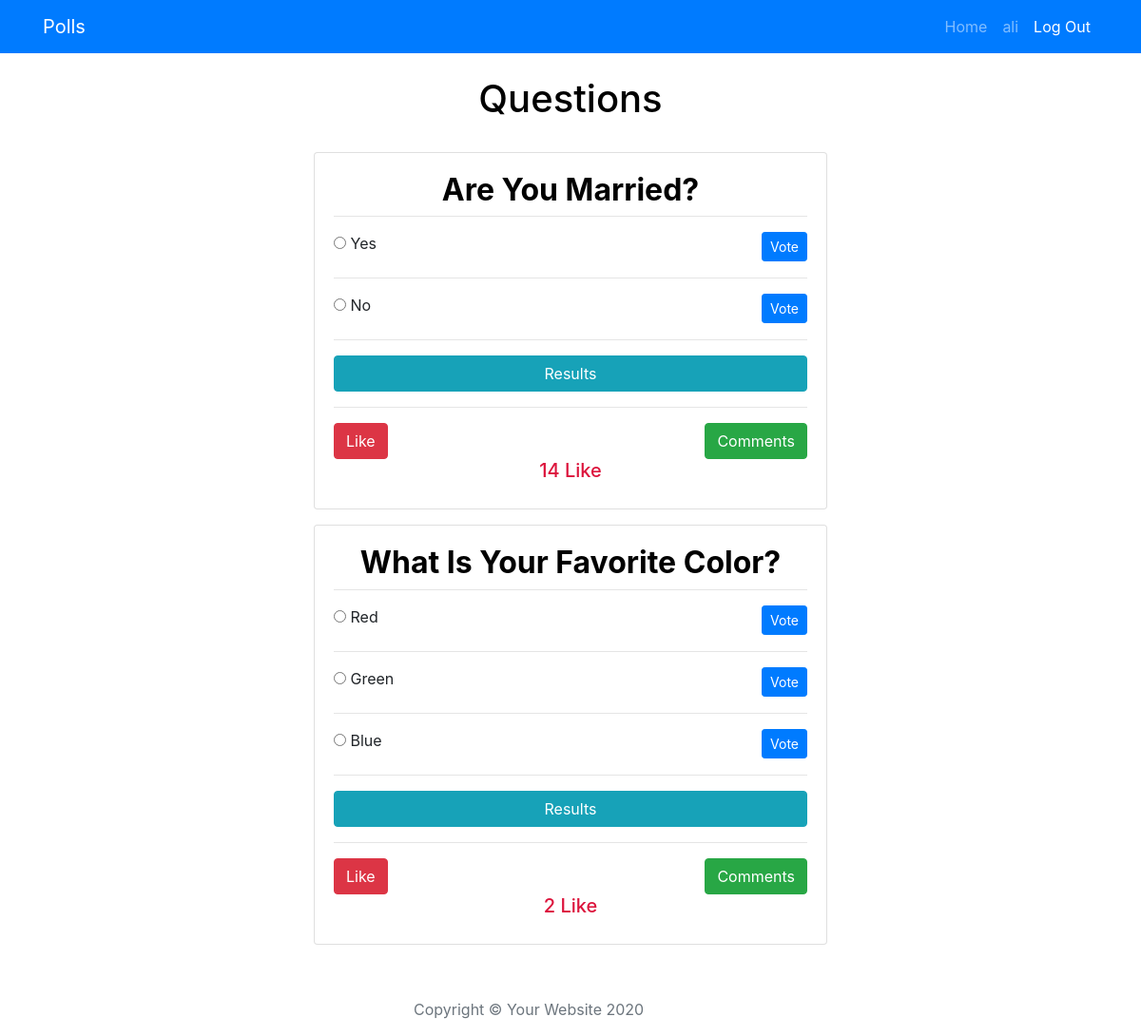
The app's page / (signed in) with its own data.
### blog/models.py (models this page shows, shortened)
class Question(models.Model):
    questionText = models.TextField(null=True)
    datePublished = models.DateTimeField(auto_now_add=True)
    likes = models.IntegerField(default=0, null=True)

class Choices(models.Model):
    choiceText = models.CharField(null=True, max_length=400)
    question = models.ForeignKey(Question,on_delete=models.CASCADE)
    vote = models.IntegerField(default=0)

### blog/views.py (the view)
# urls.py: path('',homePage, name = 'home'),
@login_required(login_url='login')
def homePage(request):
    question = Question.objects.all()
    latest_question_list = Question.objects.order_by('datePublished')[:5]
    context = {
        'question':latest_question_list
    }
    return render(request,'blog/home.html',context)

### blog/templates/blog/home.html (shortened to what this page needs)
{% extends 'blog/base.html' %}
{% block content %}
    <br>
    <a href="{% url 'home' %}" style="color: black;">
    <h1 class='text-center'>Questions</h1>
    </a>
    <br>
    <div class="container">
        <div class="row">
            <div class="col-md-6 m-auto">
                {% for i in question %}
                    <div class="card mb-3">
                        <div class="card-body">
                            <a href="{% url 'detail' i.pk %}" style="color: black;">
                            <h2 class="text-center"><strong>{{ i.questionText }}</strong></h2>
                            <hr class='mt-2 mb-3'>
                            </a>
                            {% for choice in i.choices_set.all %}
                                <form action="{% url 'vote' i.id %}" method="post">
                                        <input type="radio" name="choice" id="choice{{ forloop.counter }}" value="{{ choice.id }}">
                                        <label>{{ choice.choiceText }}</label>
                                        <input type="submit" value="Vote" class="float-right btn btn-primary btn-sm" onclick="myFunction()">
                                    </form>
                                <hr>
                            {% endfor %}
                            <a href="{% url 'results' i.id %}" class="inline btn btn-info btn-block">Results</a>
                            <hr>
                            <a href="{% url 'comments' i.id %}" class="btn btn-success btn-m float-right">Comments</a>
                            <form action="{% url 'like' i.id %}" method="post">
                                  <input type="submit" value="Like" class="btn btn-danger btn-m d-flex justify-content-between">
                            </form>
                              <h5 class="text-center" style="color: crimson;">{{ i.likes }} Like</h5>
                        </div>
                    </div>
                {% endfor %}
{% endblock %}

### blog/templates/blog/base.html (shortened to what this page needs)
{% load static %}
<!DOCTYPE html>
<html lang="en">
<head>
    <link rel="stylesheet" href="https://maxcdn.bootstrapcdn.com/bootstrap/4.0.0/css/bootstrap.min.css">
</head>
<body>
    <nav class="navbar navbar-expand-lg navbar-dark bg-primary" id="mainNav">
        <div class="container">
          <a class="navbar-brand" href="{% url 'home' %}">Polls</a>
          <div class="collapse navbar-collapse" id="navbarResponsive">
            <ul class="navbar-nav ml-auto">
              <li class="nav-item">
                <a class="nav-link" href='{% url "home" %}'>Home</a>
              </li>
              <li class="nav-item">
                <a class="nav-link" href="">{{ request.user }}</a>
              </li>
              <li class="nav-item">
                <a class="nav-link" href='{% url "logout" %}' style="color: white;">Log Out
                  </a>
              </li>
            </ul>
          </div>
        </div>
      </nav>
{% block content %}
{% endblock %}
  <footer>
    <div class="container">
      <div class="row">
        <div class="col-lg-8 col-md-10 mx-auto">
          <ul class="list-inline text-center">
          </ul>
          <p class="copyright text-muted">Copyright &copy; Your Website 2020</p>
        </div>
      </div>
    </div>
  </footer>
</body>
</html>

### records on screen
Question: questionText "Are You Married?", likes "14"
Choices: choiceText "Yes"
Choices: choiceText "No"
Question: questionText "What Is Your Favorite Color?", likes "2"
Choices: choiceText "Red"
Choices: choiceText "Green"
Choices: choiceText "Blue"

### other values on screen
{{ request.user }} "ali"
